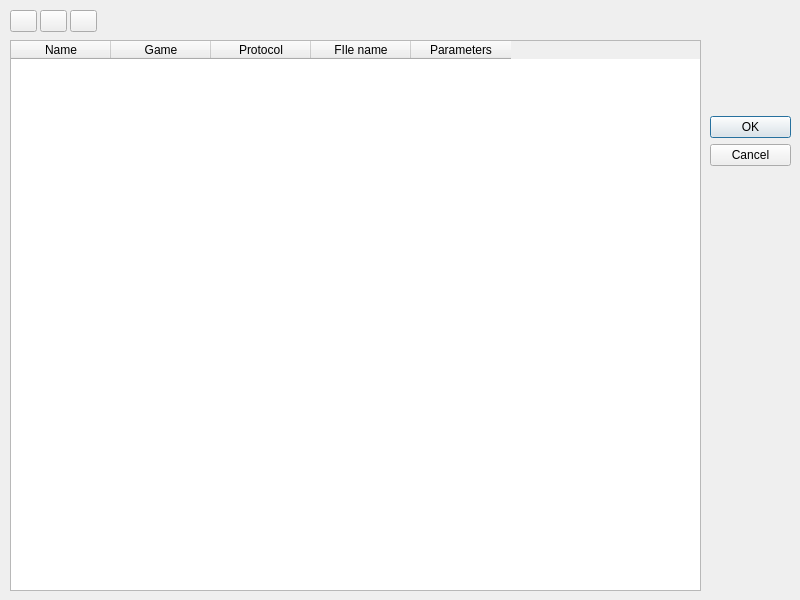
<?xml version="1.0" encoding="UTF-8"?>
<ui version="4.0">
 <class>EngineManager</class>
 <widget class="QDialog" name="EngineManager">
  <property name="geometry">
   <rect>
    <x>0</x>
    <y>0</y>
    <width>800</width>
    <height>600</height>
   </rect>
  </property>
  <property name="windowTitle">
   <string>Engine Manager</string>
  </property>
  <widget class="QDialogButtonBox" name="buttonBox">
   <property name="geometry">
    <rect>
     <x>710</x>
     <y>20</y>
     <width>81</width>
     <height>241</height>
    </rect>
   </property>
   <property name="orientation">
    <enum>Qt::Orientation::Vertical</enum>
   </property>
   <property name="standardButtons">
    <set>QDialogButtonBox::StandardButton::Cancel|QDialogButtonBox::StandardButton::Ok</set>
   </property>
   <property name="centerButtons">
    <bool>true</bool>
   </property>
  </widget>
  <widget class="QTableWidget" name="engineTable">
   <property name="geometry">
    <rect>
     <x>10</x>
     <y>40</y>
     <width>691</width>
     <height>551</height>
    </rect>
   </property>
   <property name="selectionBehavior">
    <enum>QAbstractItemView::SelectionBehavior::SelectRows</enum>
   </property>
   <attribute name="horizontalHeaderVisible">
    <bool>true</bool>
   </attribute>
   <attribute name="verticalHeaderVisible">
    <bool>false</bool>
   </attribute>
   <column>
    <property name="text">
     <string>Name</string>
    </property>
   </column>
   <column>
    <property name="text">
     <string>Game</string>
    </property>
   </column>
   <column>
    <property name="text">
     <string>Protocol</string>
    </property>
   </column>
   <column>
    <property name="text">
     <string>FIle name</string>
    </property>
   </column>
   <column>
    <property name="text">
     <string>Parameters</string>
    </property>
   </column>
  </widget>
  <widget class="QToolButton" name="toolButton">
   <property name="geometry">
    <rect>
     <x>10</x>
     <y>10</y>
     <width>27</width>
     <height>22</height>
    </rect>
   </property>
   <property name="text">
    <string/>
   </property>
   <property name="icon">
    <iconset resource="resources.qrc">
     <normaloff>:/toolbar_icons/toolbar/Add.png</normaloff>:/toolbar_icons/toolbar/Add.png</iconset>
   </property>
  </widget>
  <widget class="QToolButton" name="toolButton_2">
   <property name="geometry">
    <rect>
     <x>40</x>
     <y>10</y>
     <width>27</width>
     <height>22</height>
    </rect>
   </property>
   <property name="text">
    <string/>
   </property>
   <property name="icon">
    <iconset resource="resources.qrc">
     <normaloff>:/toolbar_icons/toolbar/Edit.png</normaloff>:/toolbar_icons/toolbar/Edit.png</iconset>
   </property>
  </widget>
  <widget class="QToolButton" name="toolButton_3">
   <property name="geometry">
    <rect>
     <x>70</x>
     <y>10</y>
     <width>27</width>
     <height>22</height>
    </rect>
   </property>
   <property name="text">
    <string/>
   </property>
   <property name="icon">
    <iconset resource="resources.qrc">
     <normaloff>:/toolbar_icons/toolbar/Remove.png</normaloff>:/toolbar_icons/toolbar/Remove.png</iconset>
   </property>
  </widget>
 </widget>
 <resources>
  <include location="resources.qrc"/>
 </resources>
 <connections/>
</ui>
